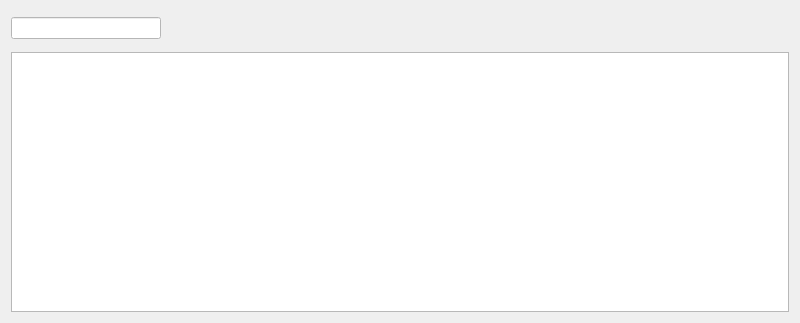
<?xml version="1.0" encoding="UTF-8"?>
<ui version="4.0">
 <class>customTableWidget</class>
 <widget class="QWidget" name="customTableWidget">
  <property name="geometry">
   <rect>
    <x>0</x>
    <y>0</y>
    <width>800</width>
    <height>323</height>
   </rect>
  </property>
  <property name="windowTitle">
   <string>Form</string>
  </property>
  <layout class="QVBoxLayout" name="verticalLayout">
   <item>
    <layout class="QHBoxLayout" name="horizontalLayout">
     <item>
      <widget class="QLineEdit" name="lineEdit">
       <property name="minimumSize">
        <size>
         <width>150</width>
         <height>0</height>
        </size>
       </property>
       <property name="maximumSize">
        <size>
         <width>150</width>
         <height>16777215</height>
        </size>
       </property>
       <property name="styleSheet">
        <string notr="true">background-color: rgb(255, 255, 255);</string>
       </property>
      </widget>
     </item>
     <item>
      <widget class="QPushButton" name="pushButton">
       <property name="minimumSize">
        <size>
         <width>35</width>
         <height>35</height>
        </size>
       </property>
       <property name="maximumSize">
        <size>
         <width>35</width>
         <height>35</height>
        </size>
       </property>
       <property name="styleSheet">
        <string notr="true">border:0px;
background-color: rgba(255, 255, 255, 0);
border-image: url(:/image/search.svg);</string>
       </property>
       <property name="text">
        <string/>
       </property>
      </widget>
     </item>
     <item>
      <widget class="QLabel" name="label">
       <property name="text">
        <string/>
       </property>
      </widget>
     </item>
     <item>
      <spacer name="horizontalSpacer">
       <property name="orientation">
        <enum>Qt::Horizontal</enum>
       </property>
       <property name="sizeHint" stdset="0">
        <size>
         <width>40</width>
         <height>20</height>
        </size>
       </property>
      </spacer>
     </item>
     <item>
      <widget class="QPushButton" name="pushButton_2">
       <property name="minimumSize">
        <size>
         <width>35</width>
         <height>35</height>
        </size>
       </property>
       <property name="maximumSize">
        <size>
         <width>35</width>
         <height>35</height>
        </size>
       </property>
       <property name="styleSheet">
        <string notr="true">border:0px;
background-color: rgba(255, 255, 255, 0);
border-image: url(:/image/add.png);</string>
       </property>
       <property name="text">
        <string/>
       </property>
      </widget>
     </item>
     <item>
      <widget class="QPushButton" name="pushButton_8">
       <property name="minimumSize">
        <size>
         <width>35</width>
         <height>35</height>
        </size>
       </property>
       <property name="maximumSize">
        <size>
         <width>35</width>
         <height>35</height>
        </size>
       </property>
       <property name="styleSheet">
        <string notr="true">border:0px;
background-color: rgba(255, 255, 255, 0);
border-image: url(:/image/back.svg);</string>
       </property>
       <property name="text">
        <string/>
       </property>
      </widget>
     </item>
     <item>
      <widget class="QPushButton" name="pushButton_5">
       <property name="minimumSize">
        <size>
         <width>35</width>
         <height>35</height>
        </size>
       </property>
       <property name="maximumSize">
        <size>
         <width>35</width>
         <height>35</height>
        </size>
       </property>
       <property name="styleSheet">
        <string notr="true">border:0px;
background-color: rgba(255, 255, 255, 0);
border-image: url(:/image/edit.png);</string>
       </property>
       <property name="text">
        <string/>
       </property>
      </widget>
     </item>
     <item>
      <widget class="QPushButton" name="pushButton_3">
       <property name="minimumSize">
        <size>
         <width>35</width>
         <height>35</height>
        </size>
       </property>
       <property name="maximumSize">
        <size>
         <width>35</width>
         <height>35</height>
        </size>
       </property>
       <property name="styleSheet">
        <string notr="true">border:0px;
background-color: rgba(255, 255, 255, 0);
border-image: url(:/image/delete.png);</string>
       </property>
       <property name="text">
        <string/>
       </property>
      </widget>
     </item>
     <item>
      <widget class="QPushButton" name="pushButton_4">
       <property name="minimumSize">
        <size>
         <width>35</width>
         <height>35</height>
        </size>
       </property>
       <property name="maximumSize">
        <size>
         <width>35</width>
         <height>35</height>
        </size>
       </property>
       <property name="styleSheet">
        <string notr="true">border:0px;
background-color: rgba(255, 255, 255, 0);
border-image: url(:/image/ok.png);</string>
       </property>
       <property name="text">
        <string/>
       </property>
      </widget>
     </item>
     <item>
      <spacer name="horizontalSpacer_2">
       <property name="orientation">
        <enum>Qt::Horizontal</enum>
       </property>
       <property name="sizeType">
        <enum>QSizePolicy::Fixed</enum>
       </property>
       <property name="sizeHint" stdset="0">
        <size>
         <width>40</width>
         <height>20</height>
        </size>
       </property>
      </spacer>
     </item>
     <item>
      <widget class="QPushButton" name="pushButton_6">
       <property name="minimumSize">
        <size>
         <width>35</width>
         <height>35</height>
        </size>
       </property>
       <property name="maximumSize">
        <size>
         <width>35</width>
         <height>35</height>
        </size>
       </property>
       <property name="styleSheet">
        <string notr="true">border:0px;
background-color: rgba(255, 255, 255, 0);
border-image: url(:/image/import.png);</string>
       </property>
       <property name="text">
        <string/>
       </property>
      </widget>
     </item>
     <item>
      <widget class="QPushButton" name="pushButton_7">
       <property name="minimumSize">
        <size>
         <width>35</width>
         <height>35</height>
        </size>
       </property>
       <property name="maximumSize">
        <size>
         <width>35</width>
         <height>35</height>
        </size>
       </property>
       <property name="styleSheet">
        <string notr="true">border:0px;
background-color: rgba(255, 255, 255, 0);
border-image: url(:/image/export.png);</string>
       </property>
       <property name="text">
        <string/>
       </property>
      </widget>
     </item>
    </layout>
   </item>
   <item>
    <widget class="QTableWidget" name="tableWidget"/>
   </item>
  </layout>
 </widget>
 <resources/>
 <connections/>
</ui>
